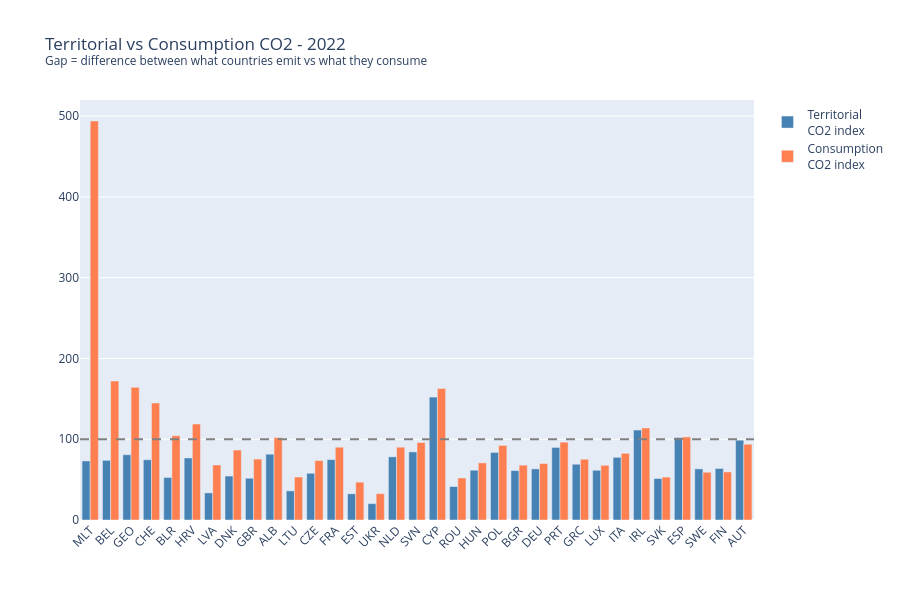

Source (notebook cell):
### Code cell
# Territorial CO2 vs consumption CO2
# Consumption stayed high = fake decoupling

latest_full = df_eu_indexed[
    (df_eu_indexed['year'] == 2022) &
    (df_eu_indexed['consumption_co2_index'].notna())
].copy()

latest_full['gap'] = latest_full['co2_index'] - latest_full['consumption_co2_index']
# Positive gap = territorial looks better than reality (imported emissions)
# Negative gap = territorial looks worse than reality (exported emissions)

latest_full = latest_full.sort_values('gap', ascending=True)

fig = go.Figure()

fig.add_trace(go.Bar(
    name='Territorial<br>CO2 index',
    x=latest_full['iso_code'],
    y=latest_full['co2_index'],
    marker_color='steelblue'
))

fig.add_trace(go.Bar(
    name='Consumption<br>CO2 index',
    x=latest_full['iso_code'],
    y=latest_full['consumption_co2_index'],
    marker_color='coral'
))

fig.add_hline(y=100, line_dash='dash', line_color='gray')
fig.update_layout(
    title='Territorial vs Consumption CO2 - 2022<br><sup>Gap = difference between what countries emit vs what they consume</sup>',
    barmode='group',
    height=600,
    xaxis_tickangle=-45
)
fig.show()

print("\nBiggest 'fake decouplers' (territorial looks better than reality):")
print(latest_full[latest_full['gap'] > 2][['country', 'co2_index', 'consumption_co2_index', 'gap']].to_string())

print("\nCountries that look worse than reality (exporters):")
print(latest_full[latest_full['gap'] < -30][['country', 'co2_index', 'consumption_co2_index', 'gap']].to_string())

### Figure 1 — Plotly figure (JSON) as saved in the notebook; plotly's stock layout.template omitted (floating-point values rounded to 4 significant figures)
{"data": [{"marker": {"color": "steelblue"}, "name": "Territorial<br>CO2 index", "type": "bar", "x": ["MLT", "BEL", "GEO", "CHE", "BLR", "HRV", "LVA", "DNK", "GBR", "ALB", "LTU", "CZE", "FRA", "EST", "UKR", "NLD", "SVN", "CYP", "ROU", "HUN", "POL", "BGR", "DEU", "PRT", "GRC", "LUX", "ITA", "IRL", "SVK", "ESP", "SWE", "FIN", "AUT"], "y": [73.09, 73.89, 80.81, 74.64, 52.67, 76.84, 33.61, 54.4, 51.69, 81.47, 36.08, 57.86, 74.78, 32.42, 20.25, 78.21, 84.31, 152.1, 41.46, 61.65, 83.67, 61.24, 63.31, 89.87, 69.04, 61.6, 77.61, 111.3, 51.34, 102.1, 63.29, 63.84, 98.81]}, {"marker": {"color": "coral"}, "name": "Consumption<br>CO2 index", "type": "bar", "x": ["MLT", "BEL", "GEO", "CHE", "BLR", "HRV", "LVA", "DNK", "GBR", "ALB", "LTU", "CZE", "FRA", "EST", "UKR", "NLD", "SVN", "CYP", "ROU", "HUN", "POL", "BGR", "DEU", "PRT", "GRC", "LUX", "ITA", "IRL", "SVK", "ESP", "SWE", "FIN", "AUT"], "y": [494.0, 172.1, 164.2, 144.9, 104.4, 118.8, 68.12, 86.63, 75.49, 102.0, 53.23, 73.57, 90.13, 46.87, 32.59, 90.15, 95.9, 162.8, 51.98, 70.76, 92.32, 67.89, 69.9, 96.37, 75.25, 67.68, 82.58, 113.9, 53.1, 102.8, 59.14, 59.53, 93.8]}], "layout": {"barmode": "group", "height": 600, "shapes": [{"line": {"color": "gray", "dash": "dash"}, "type": "line", "x0": 0, "x1": 1, "xref": "x domain", "y0": 100, "y1": 100, "yref": "y"}], "title": {"text": "Territorial vs Consumption CO2 - 2022<br><sup>Gap = difference between what countries emit vs what they consume</sup>"}, "xaxis": {"tickangle": -45}}}
